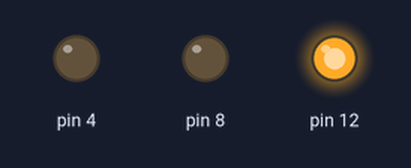
This sketch was run on a simulated Arduino Uno, built with avr-gcc and run on an emulated ATmega328P. On the bench: output pins drawn as LEDs (lit = HIGH).

Above: at 0.5 s.
At 4.5 s:
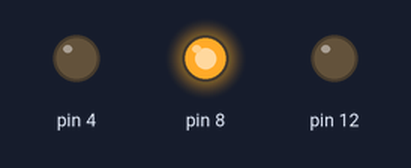
At 7.5 s:
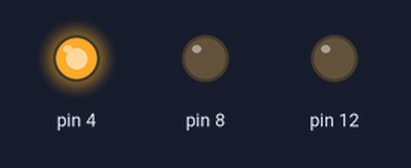
At 9.5 s:
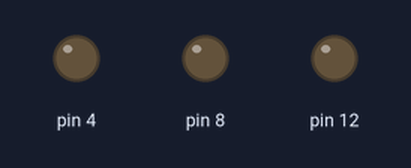
Timing chart, 0 to 14.3 s (numbered marks = the images above):
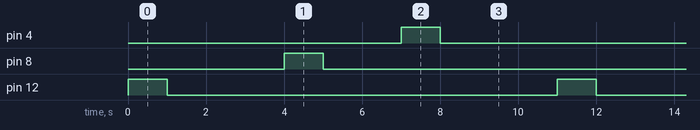

Measured:
- by itself, pin 4, pin 8, pin 12: alternates HIGH for 1.0 s and LOW for 10.0 s
- by itself, everything shown: repeats every 11.0 s, in 6 steps

The sketch:

rgb_3_5.ino
```cpp
// C++ code
//
void setup()
{
  pinMode(12, OUTPUT);
  pinMode(8, OUTPUT);
  pinMode(4, OUTPUT);
}

void loop()
{
  digitalWrite(12, HIGH);
  delay(1000);
  digitalWrite(12, LOW);
  delay(3000);
  digitalWrite(8, HIGH);
  delay(1000);
  digitalWrite(8, LOW);
  delay(2000);
  digitalWrite(4, HIGH);
  delay(1000);
  digitalWrite(4, LOW);
  delay(3000);
}
```
